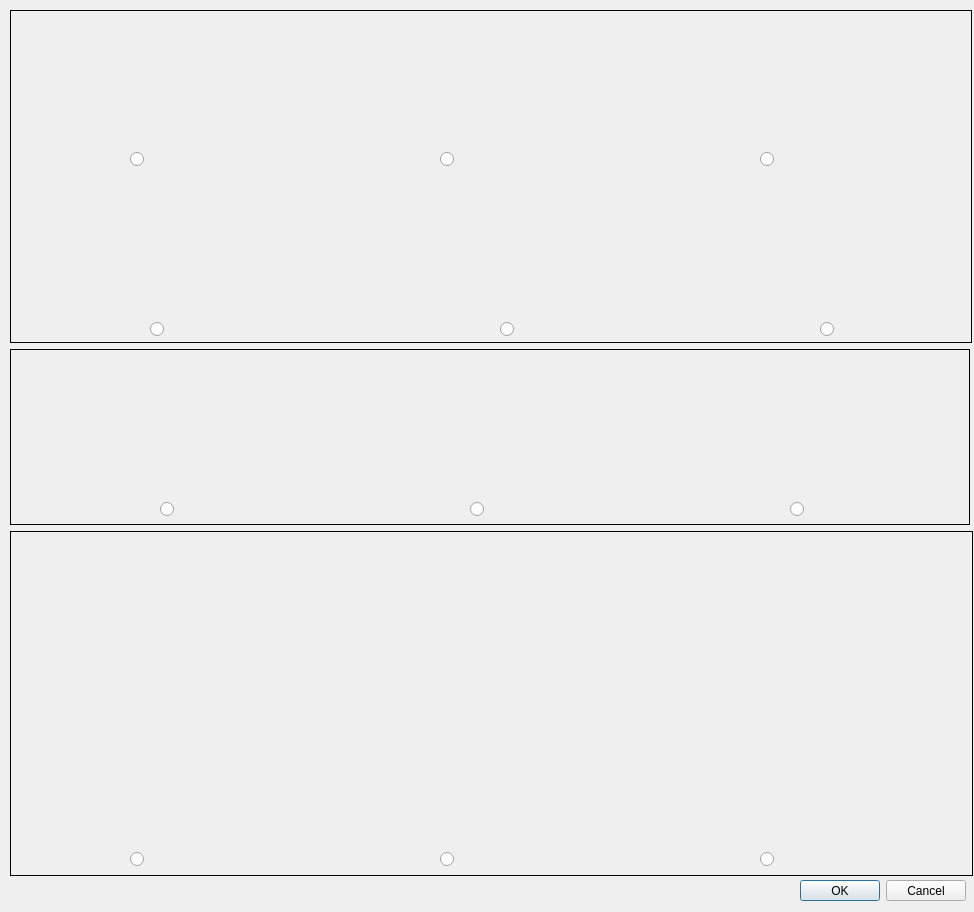
<?xml version="1.0" encoding="UTF-8"?>
<ui version="4.0">
 <class>StylePicker</class>
 <widget class="QDialog" name="StylePicker">
  <property name="geometry">
   <rect>
    <x>0</x>
    <y>0</y>
    <width>974</width>
    <height>912</height>
   </rect>
  </property>
  <property name="windowTitle">
   <string>Dialog</string>
  </property>
  <widget class="QDialogButtonBox" name="buttonBox">
   <property name="geometry">
    <rect>
     <x>800</x>
     <y>880</y>
     <width>166</width>
     <height>21</height>
    </rect>
   </property>
   <property name="orientation">
    <enum>Qt::Horizontal</enum>
   </property>
   <property name="standardButtons">
    <set>QDialogButtonBox::Cancel|QDialogButtonBox::Ok</set>
   </property>
  </widget>
  <widget class="QLabel" name="label">
   <property name="geometry">
    <rect>
     <x>10</x>
     <y>10</y>
     <width>962</width>
     <height>333</height>
    </rect>
   </property>
   <property name="frameShape">
    <enum>QFrame::Panel</enum>
   </property>
   <property name="text">
    <string/>
   </property>
   <property name="pixmap">
    <pixmap resource="resources.qrc">:/resources/style.png</pixmap>
   </property>
  </widget>
  <widget class="QLabel" name="label_2">
   <property name="geometry">
    <rect>
     <x>10</x>
     <y>349</y>
     <width>960</width>
     <height>176</height>
    </rect>
   </property>
   <property name="frameShape">
    <enum>QFrame::Panel</enum>
   </property>
   <property name="text">
    <string/>
   </property>
   <property name="pixmap">
    <pixmap resource="resources.qrc">:/resources/cap.png</pixmap>
   </property>
  </widget>
  <widget class="QLabel" name="label_3">
   <property name="geometry">
    <rect>
     <x>10</x>
     <y>531</y>
     <width>963</width>
     <height>345</height>
    </rect>
   </property>
   <property name="frameShape">
    <enum>QFrame::Panel</enum>
   </property>
   <property name="text">
    <string/>
   </property>
   <property name="pixmap">
    <pixmap resource="resources.qrc">:/resources/join.png</pixmap>
   </property>
  </widget>
  <widget class="QRadioButton" name="radioButton_1">
   <property name="geometry">
    <rect>
     <x>130</x>
     <y>150</y>
     <width>84</width>
     <height>19</height>
    </rect>
   </property>
   <property name="text">
    <string/>
   </property>
   <attribute name="buttonGroup">
    <string notr="true">buttonGroup1</string>
   </attribute>
  </widget>
  <widget class="QRadioButton" name="radioButton_2">
   <property name="geometry">
    <rect>
     <x>440</x>
     <y>150</y>
     <width>84</width>
     <height>19</height>
    </rect>
   </property>
   <property name="text">
    <string/>
   </property>
   <attribute name="buttonGroup">
    <string notr="true">buttonGroup1</string>
   </attribute>
  </widget>
  <widget class="QRadioButton" name="radioButton_3">
   <property name="geometry">
    <rect>
     <x>760</x>
     <y>150</y>
     <width>84</width>
     <height>19</height>
    </rect>
   </property>
   <property name="text">
    <string/>
   </property>
   <attribute name="buttonGroup">
    <string notr="true">buttonGroup1</string>
   </attribute>
  </widget>
  <widget class="QRadioButton" name="radioButton_4">
   <property name="geometry">
    <rect>
     <x>820</x>
     <y>320</y>
     <width>84</width>
     <height>19</height>
    </rect>
   </property>
   <property name="text">
    <string/>
   </property>
   <attribute name="buttonGroup">
    <string notr="true">buttonGroup1</string>
   </attribute>
  </widget>
  <widget class="QRadioButton" name="radioButton_5">
   <property name="geometry">
    <rect>
     <x>500</x>
     <y>320</y>
     <width>84</width>
     <height>19</height>
    </rect>
   </property>
   <property name="text">
    <string/>
   </property>
   <attribute name="buttonGroup">
    <string notr="true">buttonGroup1</string>
   </attribute>
  </widget>
  <widget class="QRadioButton" name="radioButton_6">
   <property name="geometry">
    <rect>
     <x>150</x>
     <y>320</y>
     <width>84</width>
     <height>19</height>
    </rect>
   </property>
   <property name="text">
    <string/>
   </property>
   <attribute name="buttonGroup">
    <string notr="true">buttonGroup1</string>
   </attribute>
  </widget>
  <widget class="QRadioButton" name="radioButton_7">
   <property name="geometry">
    <rect>
     <x>790</x>
     <y>500</y>
     <width>84</width>
     <height>19</height>
    </rect>
   </property>
   <property name="text">
    <string/>
   </property>
   <attribute name="buttonGroup">
    <string notr="true">buttonGroup2</string>
   </attribute>
  </widget>
  <widget class="QRadioButton" name="radioButton_8">
   <property name="geometry">
    <rect>
     <x>470</x>
     <y>500</y>
     <width>84</width>
     <height>19</height>
    </rect>
   </property>
   <property name="text">
    <string/>
   </property>
   <attribute name="buttonGroup">
    <string notr="true">buttonGroup2</string>
   </attribute>
  </widget>
  <widget class="QRadioButton" name="radioButton_9">
   <property name="geometry">
    <rect>
     <x>160</x>
     <y>500</y>
     <width>84</width>
     <height>19</height>
    </rect>
   </property>
   <property name="text">
    <string/>
   </property>
   <attribute name="buttonGroup">
    <string notr="true">buttonGroup2</string>
   </attribute>
  </widget>
  <widget class="QRadioButton" name="radioButton_10">
   <property name="geometry">
    <rect>
     <x>760</x>
     <y>850</y>
     <width>84</width>
     <height>19</height>
    </rect>
   </property>
   <property name="text">
    <string/>
   </property>
   <attribute name="buttonGroup">
    <string notr="true">buttonGroup3</string>
   </attribute>
  </widget>
  <widget class="QRadioButton" name="radioButton_11">
   <property name="geometry">
    <rect>
     <x>440</x>
     <y>850</y>
     <width>84</width>
     <height>19</height>
    </rect>
   </property>
   <property name="text">
    <string/>
   </property>
   <attribute name="buttonGroup">
    <string notr="true">buttonGroup3</string>
   </attribute>
  </widget>
  <widget class="QRadioButton" name="radioButton_12">
   <property name="geometry">
    <rect>
     <x>130</x>
     <y>850</y>
     <width>84</width>
     <height>19</height>
    </rect>
   </property>
   <property name="text">
    <string/>
   </property>
   <attribute name="buttonGroup">
    <string notr="true">buttonGroup3</string>
   </attribute>
  </widget>
 </widget>
 <resources>
  <include location="resources.qrc"/>
 </resources>
 <connections>
  <connection>
   <sender>buttonBox</sender>
   <signal>accepted()</signal>
   <receiver>StylePicker</receiver>
   <slot>accept()</slot>
   <hints>
    <hint type="sourcelabel">
     <x>248</x>
     <y>254</y>
    </hint>
    <hint type="destinationlabel">
     <x>157</x>
     <y>274</y>
    </hint>
   </hints>
  </connection>
  <connection>
   <sender>buttonBox</sender>
   <signal>rejected()</signal>
   <receiver>StylePicker</receiver>
   <slot>reject()</slot>
   <hints>
    <hint type="sourcelabel">
     <x>316</x>
     <y>260</y>
    </hint>
    <hint type="destinationlabel">
     <x>286</x>
     <y>274</y>
    </hint>
   </hints>
  </connection>
 </connections>
 <buttongroups>
  <buttongroup name="buttonGroup3"/>
  <buttongroup name="buttonGroup1"/>
  <buttongroup name="buttonGroup2"/>
 </buttongroups>
</ui>
